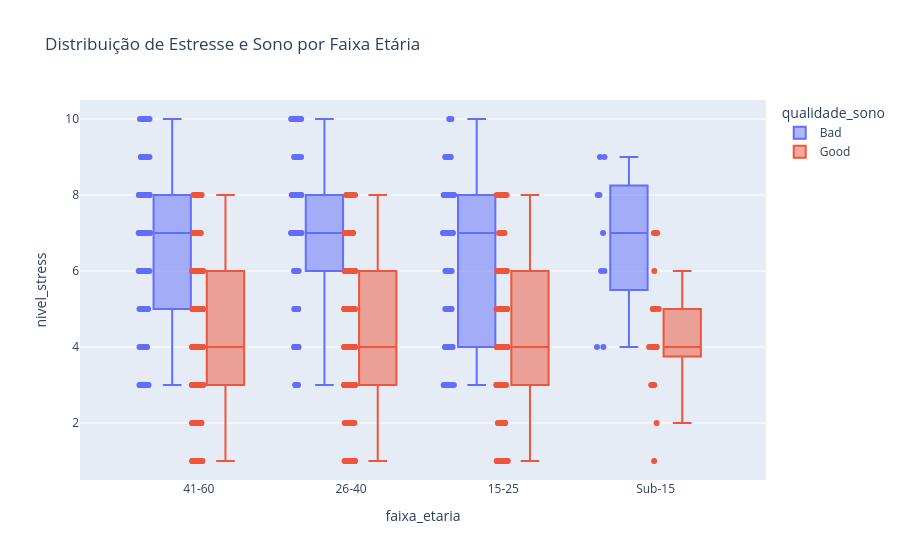

Here is the notebook cell this chart was saved with:
### Code cell
# Criando faixas etárias
bins = [0, 15, 25, 40, 60, 100]
labels = ['Sub-15', '15-25', '26-40', '41-60', '60+']
df['faixa_etaria'] = pd.cut(df['idade'], bins=bins, labels=labels)

fig2 = px.box(df, 
             x='faixa_etaria', 
             y='nivel_stress', 
             color='qualidade_sono',
             title='Distribuição de Estresse e Sono por Faixa Etária',
             points="all")
fig2.show()

### Figure 1 — Plotly figure (JSON) as saved in the notebook; plotly's stock layout.template omitted (floating-point values rounded to 4 significant figures; data arrays with more than 128 entries replaced by an {"elided": "..."} marker saying what was removed)
{"data": [{"alignmentgroup": "True", "boxpoints": "all", "hovertemplate": "qualidade_sono=Bad<br>faixa_etaria=%{x}<br>nivel_stress=%{y}<extra></extra>", "legendgroup": "Bad", "marker": {"color": "#636efa"}, "name": "Bad", "notched": false, "offsetgroup": "Bad", "orientation": "v", "showlegend": true, "type": "box", "x": {"elided": "405 str values"}, "x0": " ", "xaxis": "x", "y": {"elided": "405 int values"}, "y0": " ", "yaxis": "y"}, {"alignmentgroup": "True", "boxpoints": "all", "hovertemplate": "qualidade_sono=Good<br>faixa_etaria=%{x}<br>nivel_stress=%{y}<extra></extra>", "legendgroup": "Good", "marker": {"color": "#EF553B"}, "name": "Good", "notched": false, "offsetgroup": "Good", "orientation": "v", "showlegend": true, "type": "box", "x": {"elided": "695 str values"}, "x0": " ", "xaxis": "x", "y": {"elided": "695 int values"}, "y0": " ", "yaxis": "y"}], "layout": {"boxmode": "group", "legend": {"title": {"text": "qualidade_sono"}, "tracegroupgap": 0}, "title": {"text": "Distribuição de Estresse e Sono por Faixa Etária"}, "xaxis": {"anchor": "y", "domain": [0, 1], "title": {"text": "faixa_etaria"}}, "yaxis": {"anchor": "x", "domain": [0, 1], "title": {"text": "nivel_stress"}}}}
